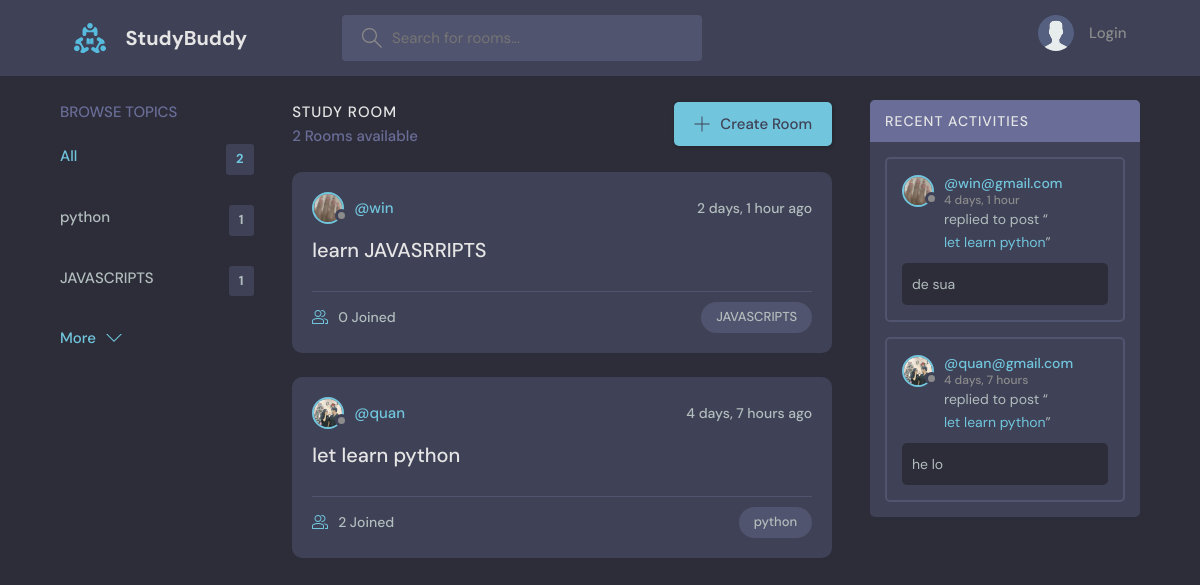
The page / on the database its author committed.
### base/models.py (models this page shows, shortened)
class Topic(models.Model):
    name = models.CharField(max_length=200)

class Room(models.Model):
    host = models.ForeignKey(User, on_delete=models.SET_NULL, null=True)
    topic = models.ForeignKey(Topic, on_delete=models.SET_NULL, null=True)
    name = models.CharField(max_length=200)
    description = models.TextField(null= True, blank=True)
    participants = models.ManyToManyField(User, related_name='participants', blank=True)
    update = models.DateTimeField(auto_now=True)
    created = models.DateTimeField(auto_now_add=True)
    class Meta:
        ordering = ['-update', '-created']

class User(AbstractUser):
    name = models.CharField(max_length=200, null= True)
    email = models.EmailField(unique= True,null = True)
    bio = models.TextField(null = True)
    avatar = models.ImageField(null = True, default="https://randomuser.me/api/portraits/men/37.jpg")
    USERNAME_FIELD = 'email'
    REQUIRED_FIELDS =[]

class Message(models.Model):
    user = models.ForeignKey(User, on_delete=models.CASCADE)
    room = models.ForeignKey(Room, on_delete=models.CASCADE)
    body = models.TextField()
    update = models.DateTimeField(auto_now=True)
    created = models.DateTimeField(auto_now_add=True)
    class Meta:
        ordering = ['-update', '-created']

### base/views.py (the view)
# urls.py: path('', views.home, name='home'),
def home(request):
    q= request.GET.get('q') if request.GET.get('q')!= None else ''
    rooms = Room.objects.filter(
        Q(topic__name__icontains=q) |
        Q(name__icontains=q) |
        Q(description__icontains=q)
        )
    topics = Topic.objects.all()
    room_count= rooms.count()
    room_messages = Message.objects.filter(Q(room__topic__name__icontains=q))
    context = {
        'rooms':rooms,
        'topics':topics,
        'room_count':room_count,
        'room_messages':room_messages,
    }
    return render(request, 'base/home.html', context)

### base/templates/base/home.html (shortened to what this page needs)
{% extends 'main.html' %}
{% block content %}
    <main class="layout layout--3">
      <div class="container">
      {% include 'base/topic_component.html' %}
        <div class="roomList">
          <div class="roomList__header">
            <div>
              <h2>Study Room</h2>
              <p>{{room_count}} Rooms available</p>
            </div>
            <a class="btn btn--main" href="{% url 'create-room' %}">
              <svg version="1.1" xmlns="http://www.w3.org/2000/svg" width="32" height="32" viewBox="0 0 32 32">
                <title>add</title>
                <path
                  d="M16.943 0.943h-1.885v14.115h-14.115v1.885h14.115v14.115h1.885v-14.115h14.115v-1.885h-14.115v-14.115z"
                ></path>
              </svg>
              Create Room
            </a>
          </div>
        {% include 'base/feed_component.html' %}
        </div>
        {% include 'base/activity_component.html' %}
      </div>
    </main>
{% endblock %}

### base/templates/base/topic_component.html
<div class="topics">
  <div class="topics__header">
    <h2>Browse Topics</h2>
  </div>
  <ul class="topics__list">
    <li>
      <a href="{% url 'home' %}" class="active"
        >All <span>{{topics.count}}</span></a
      >
    </li>
    {% for topic in topics %}
    <li>
      <a href="{% url 'home' %}?q={{topic.name}}"
        >{{topic.name}} <span>{{topic.room_set.all.count}}</span></a
      >
    </li>
    {% endfor %}
  </ul>
  <a class="btn btn--link" href="topics.html">
    More
    <svg
      version="1.1"
      xmlns="http://www.w3.org/2000/svg"
      width="32"
      height="32"
      viewBox="0 0 32 32"
    >
      <title>chevron-down</title>
      <path d="M16 21l-13-13h-3l16 16 16-16h-3l-13 13z"></path>
    </svg>
  </a>
</div>

### base/templates/base/feed_component.html (shortened to what this page needs)
{% for room in rooms %}
<div class="roomListRoom">
  <div class="roomListRoom__header">
    <a href="{% url 'user-profile' room.host.id %}" class="roomListRoom__author">
      <div class="avatar avatar--small">
        <img src="{{room.host.avatar.url}}" />
      </div>
      <span>@{{room.host.username}}</span>
    </a>
    <div class="roomListRoom__actions">
      <span>{{room.created|timesince}} ago</span>
    </div>
  </div>
  <div class="roomListRoom__content">
    <a href="{% url 'room' room.id %}">{{room.name}}</a>
  </div>
  <div class="roomListRoom__meta">
    <a href="{% url 'room' room.id %}" class="roomListRoom__joined">
      {{room.participants.all.count}} Joined
    </a>
    <p class="roomListRoom__topic">{{room.topic.name}}</p>
  </div>
</div>
{% endfor %}

### base/templates/base/activity_component.html (shortened to what this page needs)
<div class="activities">
    <div class="activities__header">
      <h2>Recent Activities</h2>
    </div>
{% for message in room_messages %}
    <div class="activities__box">
      <div class="activities__boxHeader roomListRoom__header">
        <a href="{% url 'user-profile' message.user.id %}" class="roomListRoom__author">
          <div class="avatar avatar--small">
            <img src="{{message.user.avatar.url}}" />
          </div>
          <p>
            @{{message.user}}
            <span>{{message.created|timesince}}</span>
          </p>
        </a>
      </div>
      <div class="activities__boxContent">
        <p>replied to post “<a href="{% url 'room' message.room.id %}">{{message.room.name}}</a>”</p>
        <div class="activities__boxRoomContent">
            {{message.body}}
        </div>
      </div>
    </div>
    {% endfor %}
  </div>

### rows shown on the page
Topic: name "python", room_set.all.count "1"
Topic: name "JAVASCRIPTS", room_set.all.count "1"
Room: host.avatar (picture), host.username "win", created "2 days, 1 hour", name "learn JAVASRRIPTS", participants.all.count "0", topic.name "JAVASCRIPTS"
Room: host.avatar (picture), host.username "quan", created "4 days, 7 hours", name "let learn python", participants.all.count "2", topic.name "python"
Message: user.avatar (picture), user "win@gmail.com", created "4 days, 1 hour", room.name "let learn python", body "de sua"
Message: user.avatar (picture), user "quan@gmail.com", created "4 days, 7 hours", room.name "let learn python", body "he lo"

### other values the page prints
{{ topics.count }} "2"
{{ room_count }} "2"
